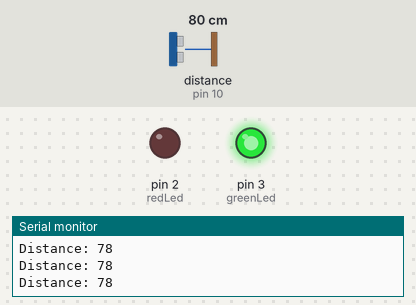
Bench run of a sketch on a simulated Arduino Uno, built with avr-gcc and run on an emulated ATmega328P. On the bench: output pins drawn as LEDs (lit = HIGH), the last lines printed to the serial monitor. Wiring (inferred from the names in the program): ultrasonic range finder: trigger pin 9; echo pin 10. Inputs (shaded band) come from the test bench; at power-on: distance to the obstacle (sensor on pin 10) 80 cm. The echo pulse lasts 58.3 µs per cm; pins used as bus, display or sensor lines are not drawn.

Above: at 1.2 s.
1.3 s: distance to the obstacle (sensor on pin 10) set to 74 cm
2.8 s: distance to the obstacle (sensor on pin 10) set to 66 cm
At 4.0 s:
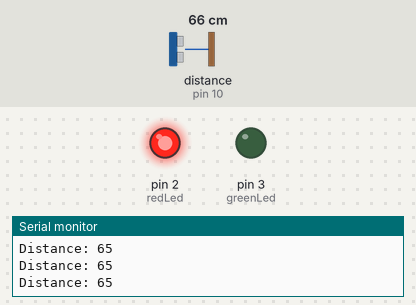
4.3 s: distance to the obstacle (sensor on pin 10) set to 120 cm
At 5.2 s:
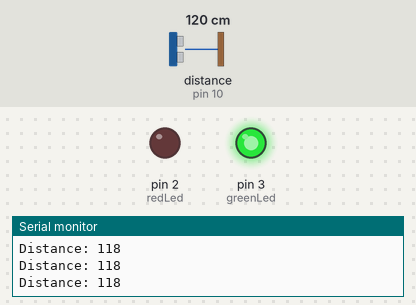
5.8 s: distance to the obstacle (sensor on pin 10) set to 2 cm
At 6.5 s:
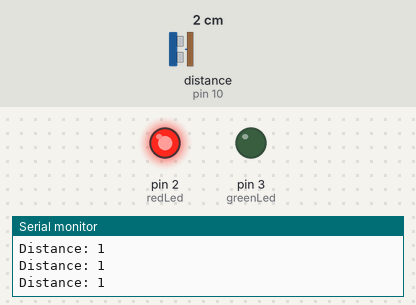
Timing chart, 0 to 8.3 s (numbered marks = the images above; inputs shaded):
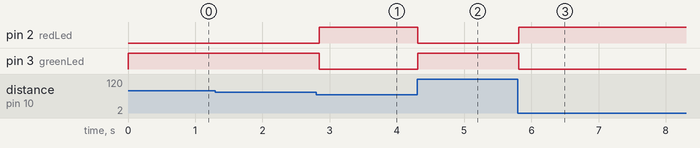

The sketch:

ultrasonic-sensor-testing2.ino
```cpp
const int redLed = 2;
const int greenLed = 3;
const int trigPin = 9;
const int echoPin = 10;
int duration, distance;
const int delayPeriod = 10;
const int distanceLevel = 70;
const int timeoutPeriod = 100;
double conversionFactor = 0.017;

void setup() {
  Serial.begin(9600);
  pinMode(redLed, OUTPUT);
  pinMode(greenLed, OUTPUT);
  pinMode(trigPin, OUTPUT);
  pinMode(echoPin, INPUT);
}

void loop() {
  digitalWrite(trigPin, LOW);
  delayMicroseconds(delayPeriod/5);
  digitalWrite(trigPin, HIGH);
  delayMicroseconds(delayPeriod);
  digitalWrite(trigPin, LOW);
  duration = pulseIn(echoPin, HIGH);
  distance = duration * conversionFactor;
  Serial.print("Distance: ");
  Serial.println(distance);
  if(distance < distanceLevel){
    digitalWrite(redLed, HIGH);
    digitalWrite(greenLed, LOW);
  }
  else{
    digitalWrite(redLed, LOW);
    digitalWrite(greenLed, HIGH);
  }
  delay(timeoutPeriod);
}
```

Measured:
- the behaviour switches between 71 and 70 cm on distance to the obstacle (sensor on pin 10) (found by bisection; images 0 and 1)
- after the input at 2.8 s, pin 2 (redLed): LOW → HIGH after 0.05 s; pin 3 (greenLed): HIGH → LOW after 0.05 s
- after the input at 4.3 s, pin 2 (redLed): HIGH → LOW at once; pin 3 (greenLed): LOW → HIGH at once
- after the input at 5.8 s, pin 2 (redLed): LOW → HIGH at once; pin 3 (greenLed): HIGH → LOW at once
